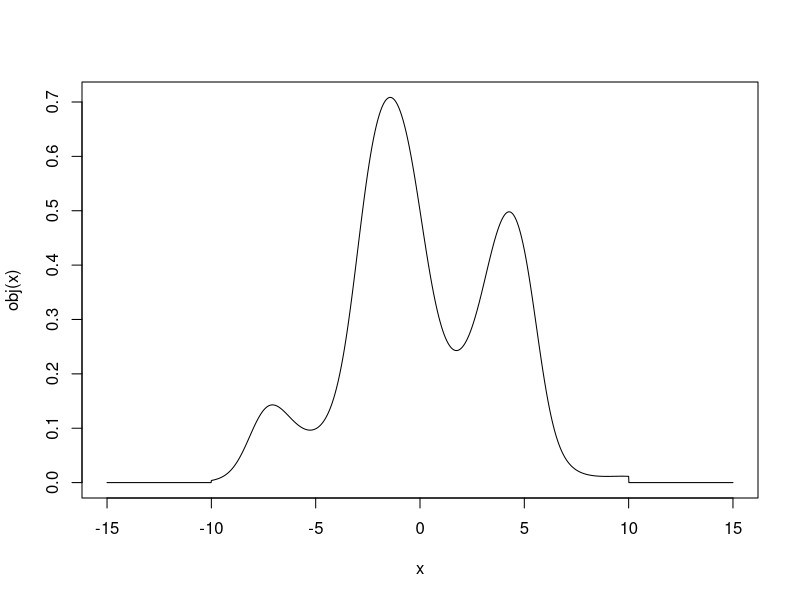
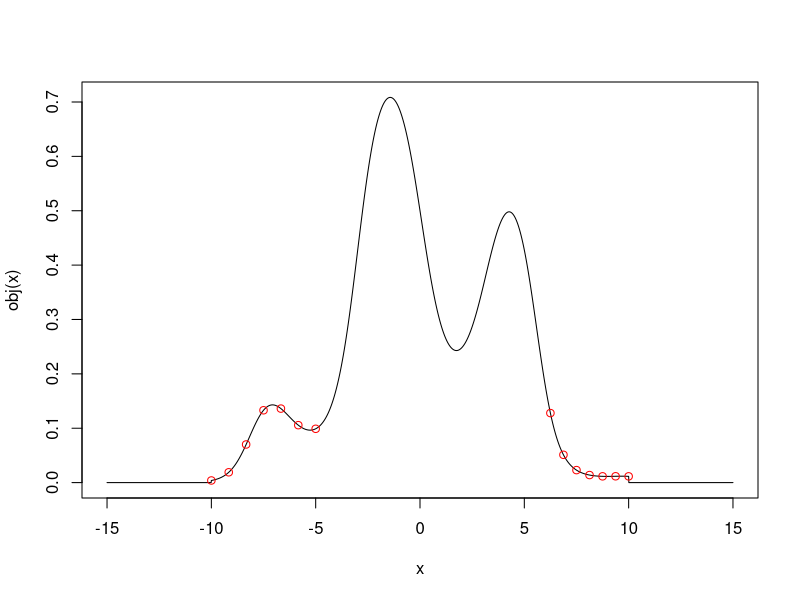
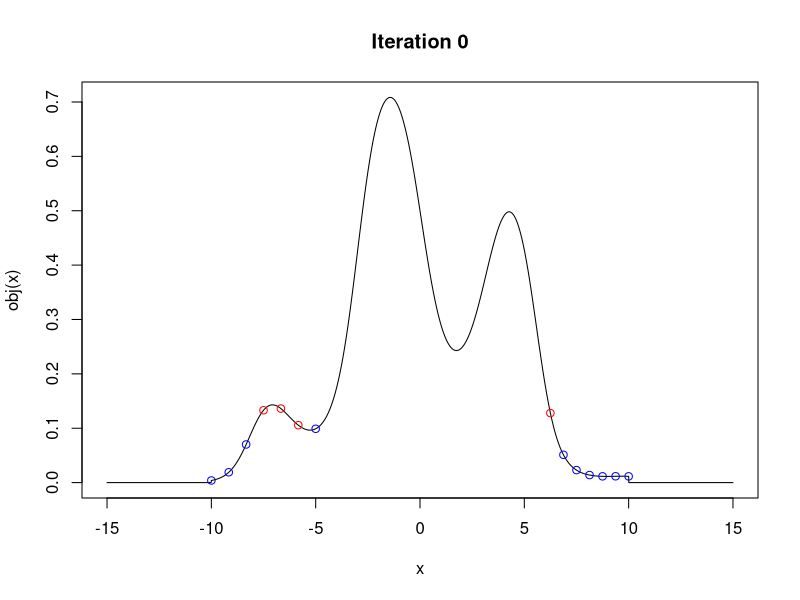
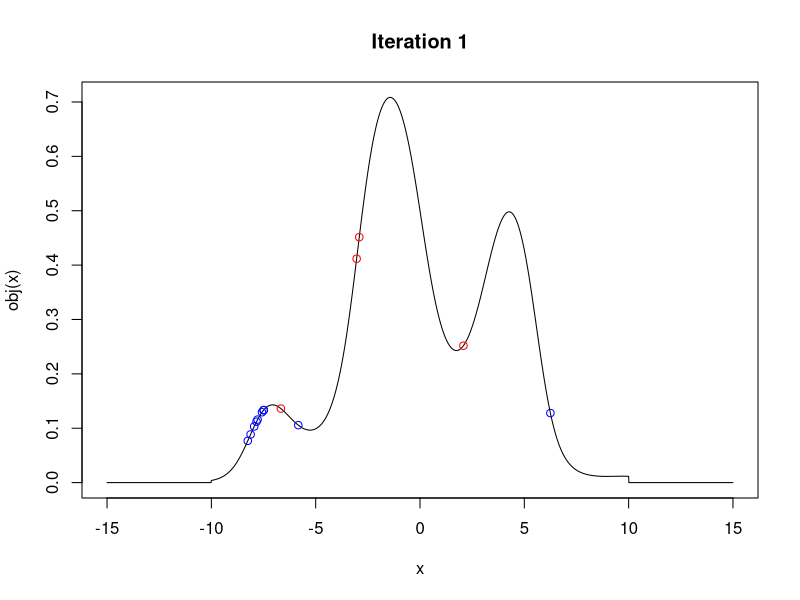
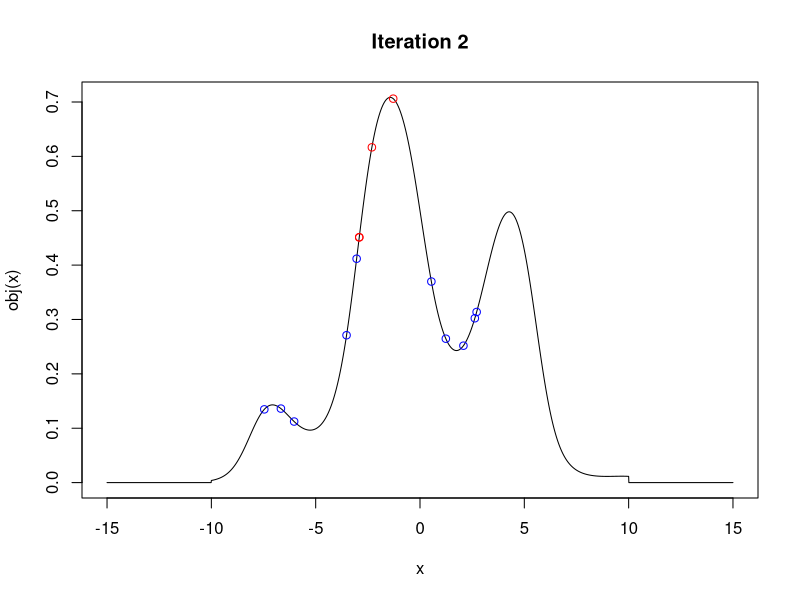
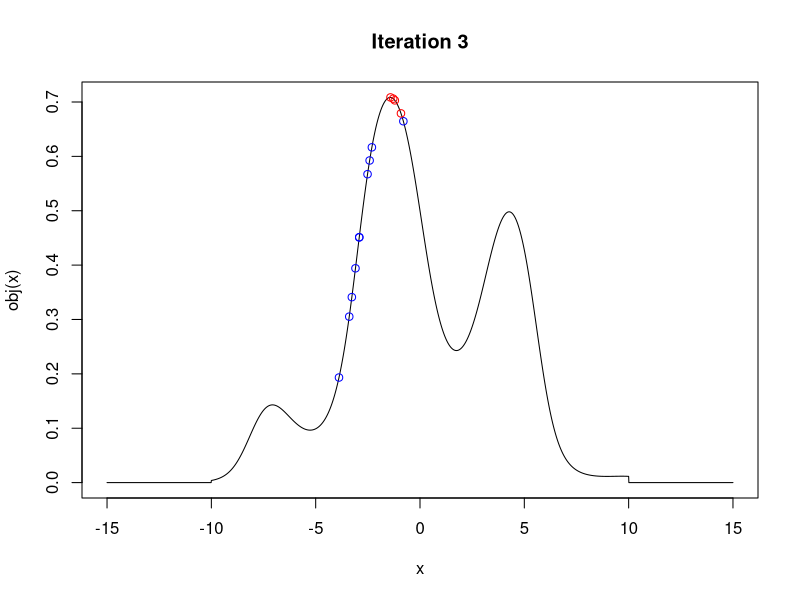
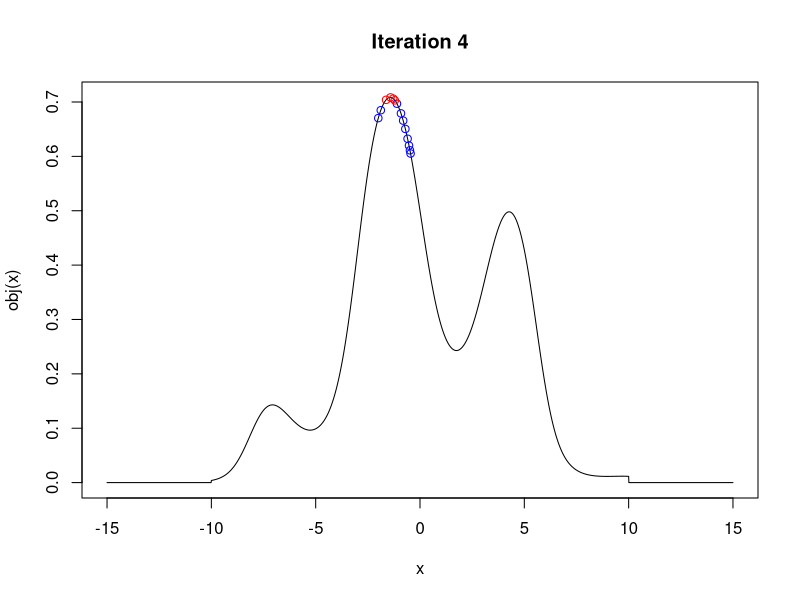
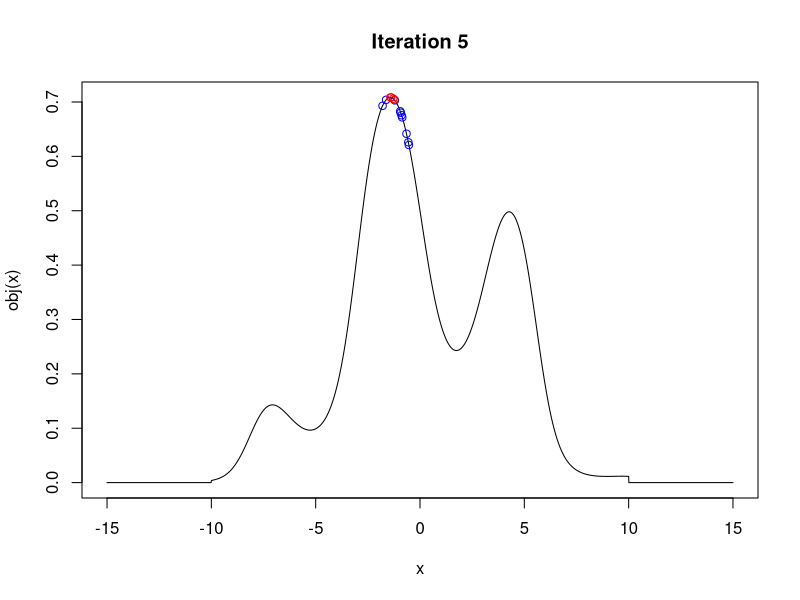

Write R code to recreate these figures, in order.
## ---- chunk 1
# Define the objective function
obj <- function(x, y) {
  # If outside the bounds then return some very negative number
  1/(1 + (exp(ifelse(abs(x) > 10, 9e10, sin(x) + 0.05*x^2))))
}

# Plot the function
x <- seq(-15, 15, 0.01)
plot(x, obj(x), type = 'l')
## ---- chunk 2
# Create the initial population, uniformly spread across the space
pop_size <- 14

# Choose a bad initial population
pop <- c(
  seq(-10, -5, length.out = pop_size/2),
  seq(10, 6.25, length.out = pop_size/2)
)

# And plot the initial population
plot(x, obj(x), type = 'l')
points(pop, obj(pop), col = "red")
## ---- chunk 3
generations <- 5
n_surv <- 4
n_mates <- 3

for (i in 0:generations) {
  # Score each member of the population
  scores <- obj(pop)
  
  # Keep the best performing point
  survivors <- order(scores, decreasing = T)[1:n_surv]
  survivor_pop <- pop[survivors] 
  
  # Plot the current pop  
  plot(x, obj(x), type = 'l', main = paste0('Iteration ', i))
  # Survivors in red, others in blue
  points(pop[-survivors], scores[-survivors], col = "blue")
  points(pop[survivors], scores[survivors], col = "red")
  
  # Create a new population by:
  # 1. keep all of the survivors in their original form
  #    (if any of them represent an optimal solution we don't want to lose it)
  # 2. to generate the rest of the new population sample the survivors
  # 3. add some random noise
  # 4. do some random mating
  
  # Step 2
  pop <- sample(pop[survivors], size = pop_size - n_surv, replace = T)
  # Step 3 - the amount of mutation added here can be very important, as usual
  #          too much and we could step over global optima, too little
  #          and the algorithm may be very slow
  mutation <- runif(pop_size - n_surv, min = -1, max = 1)
  pop <- pop + mutation
  # Step 4 - there are lots of ways to mate, as mentioned, 
  #          I'll just take a weighted average of some randomly chosen points
  #          but this is pretty arbitrary
  mates <- sample.int(pop_size - n_surv, size = n_mates)
  pop[mates] <- (0.9*pop[mates] + 0.1*sample(pop, n_mates))/2
  # Step 1
  pop <- c(survivor_pop, pop)
}
